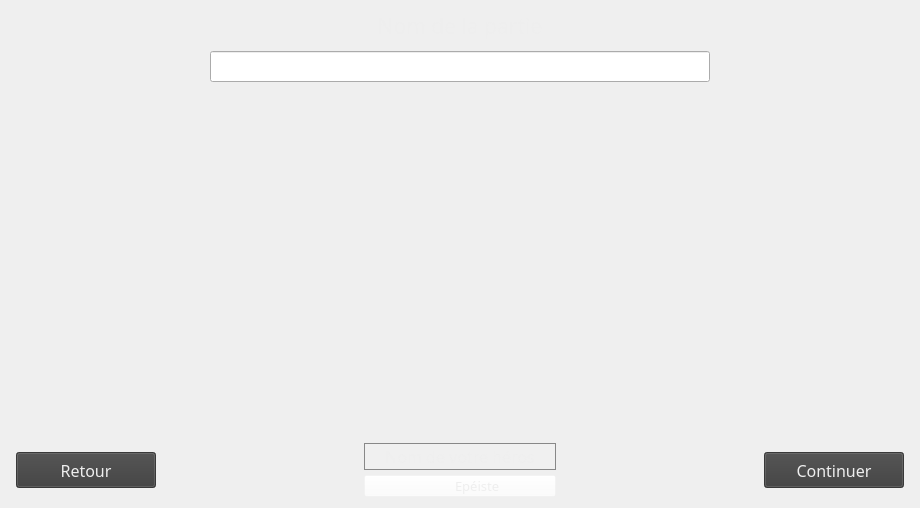
<?xml version="1.0" encoding="UTF-8"?>
<ui version="4.0">
 <class>Win_HeroSelection</class>
 <widget class="QWidget" name="Win_HeroSelection">
  <property name="geometry">
   <rect>
    <x>0</x>
    <y>0</y>
    <width>920</width>
    <height>508</height>
   </rect>
  </property>
  <property name="sizePolicy">
   <sizepolicy hsizetype="Fixed" vsizetype="Fixed">
    <horstretch>0</horstretch>
    <verstretch>0</verstretch>
   </sizepolicy>
  </property>
  <property name="windowTitle">
   <string>Form</string>
  </property>
  <layout class="QVBoxLayout" name="verticalLayout_2" stretch="0,0,4,1">
   <property name="spacing">
    <number>10</number>
   </property>
   <item>
    <widget class="QLabel" name="label">
     <property name="font">
      <font>
       <family>Papyrus</family>
       <pointsize>16</pointsize>
      </font>
     </property>
     <property name="styleSheet">
      <string notr="true">QLabel{
	color:#EEEEEE;
}</string>
     </property>
     <property name="text">
      <string>Nom de la partie</string>
     </property>
     <property name="alignment">
      <set>Qt::AlignCenter</set>
     </property>
    </widget>
   </item>
   <item alignment="Qt::AlignHCenter">
    <widget class="QLineEdit" name="saveName">
     <property name="minimumSize">
      <size>
       <width>500</width>
       <height>0</height>
      </size>
     </property>
     <property name="maximumSize">
      <size>
       <width>500</width>
       <height>16777215</height>
      </size>
     </property>
     <property name="font">
      <font>
       <family>Papyrus</family>
       <pointsize>12</pointsize>
      </font>
     </property>
     <property name="styleSheet">
      <string notr="true">QLineEdit{ border: 1px solid #888888; };</string>
     </property>
     <property name="alignment">
      <set>Qt::AlignCenter</set>
     </property>
    </widget>
   </item>
   <item>
    <layout class="QHBoxLayout" name="horizontalLayout_3" stretch="1,1,1">
     <property name="spacing">
      <number>0</number>
     </property>
     <item>
      <spacer name="horizontalSpacer_3">
       <property name="orientation">
        <enum>Qt::Horizontal</enum>
       </property>
       <property name="sizeHint" stdset="0">
        <size>
         <width>40</width>
         <height>20</height>
        </size>
       </property>
      </spacer>
     </item>
     <item alignment="Qt::AlignVCenter">
      <widget class="QLabel" name="image">
       <property name="minimumSize">
        <size>
         <width>300</width>
         <height>300</height>
        </size>
       </property>
       <property name="maximumSize">
        <size>
         <width>300</width>
         <height>300</height>
        </size>
       </property>
       <property name="text">
        <string/>
       </property>
      </widget>
     </item>
     <item>
      <spacer name="horizontalSpacer_4">
       <property name="orientation">
        <enum>Qt::Horizontal</enum>
       </property>
       <property name="sizeHint" stdset="0">
        <size>
         <width>40</width>
         <height>20</height>
        </size>
       </property>
      </spacer>
     </item>
    </layout>
   </item>
   <item>
    <layout class="QHBoxLayout" name="horizontalLayout_2">
     <item>
      <widget class="QPushButton" name="buttonReturn">
       <property name="minimumSize">
        <size>
         <width>150</width>
         <height>40</height>
        </size>
       </property>
       <property name="maximumSize">
        <size>
         <width>16777215</width>
         <height>40</height>
        </size>
       </property>
       <property name="font">
        <font>
         <family>Papyrus</family>
         <pointsize>12</pointsize>
        </font>
       </property>
       <property name="styleSheet">
        <string notr="true">QPushButton{
	background-color:#E13c3c3c;
	color: #EEEEEE;
	margin-top:2px;
	margin-bottom:2px;
	margin-right:5px;
	margin-left:5px;
}

QPushButton::hover{
	background-color:#E14c4c4c;
	color: #FFFFFF;
	margin:0px;
}</string>
       </property>
       <property name="text">
        <string>Retour</string>
       </property>
      </widget>
     </item>
     <item>
      <layout class="QHBoxLayout" name="horizontalLayout">
       <item>
        <spacer name="horizontalSpacer">
         <property name="orientation">
          <enum>Qt::Horizontal</enum>
         </property>
         <property name="sizeHint" stdset="0">
          <size>
           <width>40</width>
           <height>20</height>
          </size>
         </property>
        </spacer>
       </item>
       <item>
        <layout class="QVBoxLayout" name="verticalLayout">
         <property name="spacing">
          <number>5</number>
         </property>
         <item>
          <widget class="QLineEdit" name="heroName">
           <property name="font">
            <font>
             <family>Papyrus</family>
             <pointsize>12</pointsize>
            </font>
           </property>
           <property name="styleSheet">
            <string notr="true">QLineEdit{
	border:1px solid #888888;
	selection-background-color: #11FFFFFF;
	background-color:#11FFFFFF;
	color:#EEEEEE;
}</string>
           </property>
           <property name="alignment">
            <set>Qt::AlignCenter</set>
           </property>
           <property name="placeholderText">
            <string>Nom de votre héros</string>
           </property>
          </widget>
         </item>
         <item>
          <widget class="QComboBox" name="heroClass">
           <property name="maximumSize">
            <size>
             <width>16777215</width>
             <height>16777215</height>
            </size>
           </property>
           <property name="font">
            <font>
             <family>Papyrus</family>
             <pointsize>10</pointsize>
            </font>
           </property>
           <property name="layoutDirection">
            <enum>Qt::LeftToRight</enum>
           </property>
           <property name="styleSheet">
            <string notr="true">QComboBox {
	background-color:#11FFFFFF;
	color: #EEEEEE;
	padding-left:90px;
	selection-background-color: #00FFFFFF;
}

QComboBox:editable {
   background-color:#11FFFFFF;
	color:#EEEEEE;
}


QComboBox:!editable, QComboBox::drop-down:editable {
    background-color:#11FFFFFF;
	color:#EEEEEE;
}

/* QComboBox gets the &quot;on&quot; state when the popup is open */
QComboBox:!editable:on, QComboBox::drop-down:editable:on {
    background-color:#11FFFFFF;
	color:#EEEEEE;
}

QComboBox:on { /* shift the text when the popup opens */
    padding-top: 3px;
	padding-left:90px;
}


QComboBox::drop-down {
    width: 0px;
    background-color:#00000000;
}


QComboBox QAbstractItemView {
	selection-background-color: #11FFFFFF;
    background-color:#11FFFFFF;
	color:#EEEEEE;
}</string>
           </property>
           <property name="currentText">
            <string>Epéiste</string>
           </property>
           <property name="currentIndex">
            <number>0</number>
           </property>
           <property name="maxVisibleItems">
            <number>3</number>
           </property>
           <property name="maxCount">
            <number>10</number>
           </property>
           <property name="insertPolicy">
            <enum>QComboBox::InsertAtTop</enum>
           </property>
           <property name="sizeAdjustPolicy">
            <enum>QComboBox::AdjustToMinimumContentsLength</enum>
           </property>
           <property name="placeholderText">
            <string>Classe du héros</string>
           </property>
           <property name="duplicatesEnabled">
            <bool>false</bool>
           </property>
           <item>
            <property name="text">
             <string>Epéiste</string>
            </property>
           </item>
           <item>
            <property name="text">
             <string>Archer</string>
            </property>
           </item>
           <item>
            <property name="text">
             <string>Magicien</string>
            </property>
           </item>
          </widget>
         </item>
        </layout>
       </item>
       <item>
        <spacer name="horizontalSpacer_2">
         <property name="orientation">
          <enum>Qt::Horizontal</enum>
         </property>
         <property name="sizeHint" stdset="0">
          <size>
           <width>40</width>
           <height>20</height>
          </size>
         </property>
        </spacer>
       </item>
      </layout>
     </item>
     <item>
      <widget class="QPushButton" name="buttonContinue">
       <property name="minimumSize">
        <size>
         <width>150</width>
         <height>40</height>
        </size>
       </property>
       <property name="maximumSize">
        <size>
         <width>16777215</width>
         <height>40</height>
        </size>
       </property>
       <property name="font">
        <font>
         <family>Papyrus</family>
         <pointsize>12</pointsize>
        </font>
       </property>
       <property name="styleSheet">
        <string notr="true">QPushButton{
	background-color:#E13c3c3c;
	color: #EEEEEE;
	margin-top:2px;
	margin-bottom:2px;
	margin-right:5px;
	margin-left:5px;
}

QPushButton::hover{
	background-color:#E14c4c4c;
	color: #FFFFFF;
	margin:0px;
}</string>
       </property>
       <property name="text">
        <string>Continuer</string>
       </property>
      </widget>
     </item>
    </layout>
   </item>
  </layout>
 </widget>
 <resources/>
 <connections/>
</ui>
